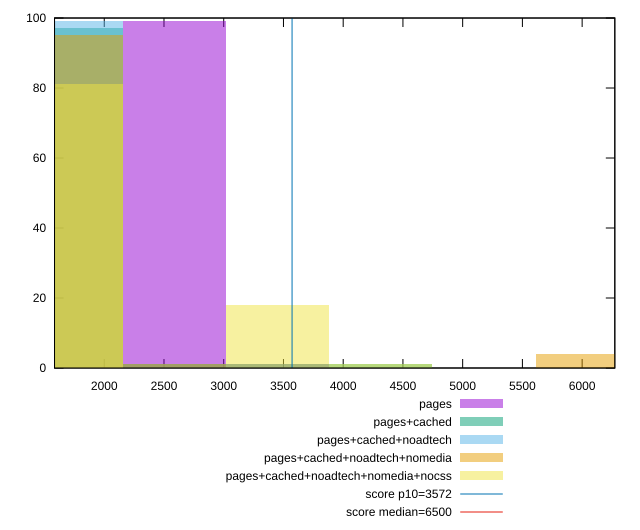

Recreate this plot in gnuplot.
reset

$pages <<EOF
2589.2768097545113 99
3452.3690796726814 1
EOF

$pagesCached <<EOF
3452.3690796726814 1
1726.1845398363407 97
4315.461349590852 1
2589.2768097545113 1
EOF

$pagesCachedNoadtech <<EOF
2589.2768097545113 1
1726.1845398363407 99
EOF

$pagesCachedNoadtechNomedia <<EOF
2589.2768097545113 1
1726.1845398363407 95
6041.645889427193 4
EOF

$pagesCachedNoadtechNomediaNocss <<EOF
4315.461349590852 1
3452.3690796726814 18
1726.1845398363407 81
EOF

set key outside below
set boxwidth 863.0922699181704
set xrange [1583.8697000000002:6273.5623]
set yrange [0:100]
set trange [0:100]
set style fill transparent solid 0.5 noborder

set parametric
set terminal svg size 640, 530 enhanced background rgb 'white'
set output "report_0_00242021-02-20T12:25:28.543Z/first-cpu-idle/comparison/histogram/all_raw.svg"

plot $pages title "pages" with boxes, \
     $pagesCached title "pages+cached" with boxes, \
     $pagesCachedNoadtech title "pages+cached+noadtech" with boxes, \
     $pagesCachedNoadtechNomedia title "pages+cached+noadtech+nomedia" with boxes, \
     $pagesCachedNoadtechNomediaNocss title "pages+cached+noadtech+nomedia+nocss" with boxes, \
     3572,t title "score p10=3572", \
     6500,t title "score median=6500"

reset
